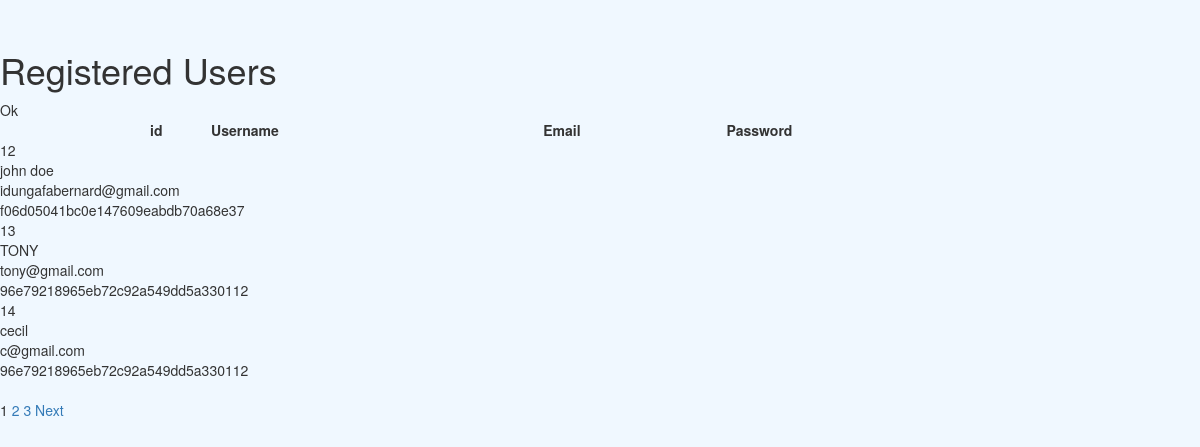
The page /admin/pagination.php (signed in) on the database its author committed.
### tables this page shows
CREATE TABLE `users` (
  `id` int(11) NOT NULL,
  `username` varchar(255) NOT NULL,
  `email` varchar(255) NOT NULL,
  `password` text NOT NULL,
  `profile_pic` text NOT NULL,
  `is_active` varchar(3) NOT NULL DEFAULT 'yes',
  `role` varchar(255) NOT NULL DEFAULT 'Editor'
);

### admin/pagination.php (the view, shortened to what this page needs)
<?php
include ('includes/header.php');
echo '<h1>Registered Users </h1>';
require_once('includes/db.php');
$display = 3;
if (isset($_GET['p']) && is_numeric($_GET['p'])) {
    $pages =  $_GET['p'];
} else {
    global $connection;
    $q = "SELECT COUNT(id) FROM users";
    $r= @mysqli_query ($connection, $q);
    $row = @mysqli_fetch_array ($r, MYSQLI_NUM);
    $records = $row[0];
    if($records > $display) {
        $pages = ceil ($records/$display);
    } else {
        $pages = 1;
    }
}
if(isset($_GET['s']) && is_numeric ($_GET['s'])) {
    $start = $_GET['s'];
} else {
    $start = 0;
}
global $connection;
$q = "SELECT id, username, email, password, profile_pic, is_active, role FROM users LIMIT $start, $display";
$r = mysqli_query($connection, $q);
if($r) {
    echo "Ok";
} else {
    echo "Problem".mysqli_error($connection);
}
echo '<table align="center" cellspacing="0" cellpadding="5" width="75%">
    <tr>
        <td align ="left"><b>id</b></td>
        <td align ="left"><b>Username </b></td>
        <td align ="left"><b>Email</b></td>
        <td align ="left"><b>Password</b></td>
    </tr>
    </table>';
    $bg = '#eeeeee';
    while ($row = mysqli_fetch_array($r, MYSQLI_ASSOC)) {
        $bg = ($bg=='#eeeeee' ? '#ffffff' : '#eeeeee');
        echo '<tr bgcolor="' . $bg . '">
        <td align="left">'. $row['id']. "<br/>". '</td>
        <td align="left">' . $row['username']. "<br/>". '</td>
        <td align="left" >' . $row['email']. "<br/>". '</td>
        <td align="left"  >' . $row['password']. "<br/>". '</td> </tr>
        ';
    }
    if ($pages > 1) {
        echo '<br/><p>';
        $current_page = ($start/$display) + 1;
        for ($i = 1; $i <= $pages; $i++) {
            if($i != $current_page) {
                echo '<a href="pagination.php?s=' .
                (($display * ($i - 1))) . '&p=' .
                $pages . '">' . $i . '</a> ';
            } else {
                echo $i . ' ';
            }
        }
        if ($current_page != $pages) {
            echo '<a href="pagination.php?s=' .
            ($start + $display) . '&p=' . $pages .
            '">Next</a>';
        }
        echo '</p>';
    }
?>

### admin/includes/header.php (shortened to what this page needs)
<!DOCTYPE html>
<html lang="en">
<head>
    <link href="css/bootstrap.min.css" rel="stylesheet">
    <link href="css/sb-admin.css" rel="stylesheet">
    <link href="font-awesome/css/font-awesome.min.css" rel="stylesheet" type="text/css">
<body>

### admin/css/sb-admin.css (style rules this page uses)
body { margin-top: 100px; background-color: aliceblue; }
@media (min-width:768px) { body { margin-top: 50px; } }

### rows shown on the page
users: id "12", username "john doe", email "idungafabernard@gmail.com", password "f06d05041bc0e147609eabdb70a68e37"
users: id "13", username "TONY", email "tony@gmail.com", password "96e79218965eb72c92a549dd5a330112"
users: id "14", username "cecil", email "c@gmail.com", password "96e79218965eb72c92a549dd5a330112"
